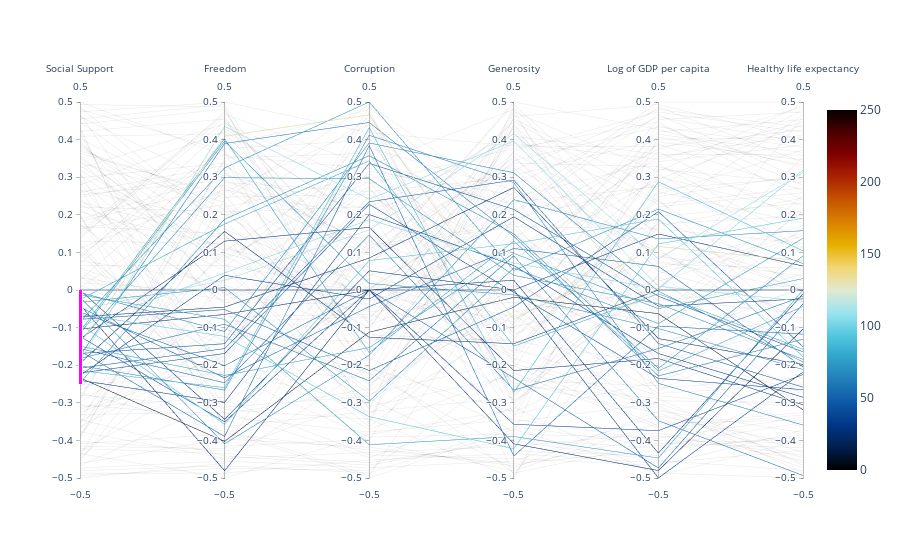

The notebook cell saved with this chart:
### Code cell
fig = go.Figure(data=
    go.Parcoords(
        line = dict(color = df_select.index,
                   colorscale = 'icefire',
                   showscale = True,
                   cmin = 0,
                   cmax = 250),
        dimensions = list([
            dict(range = [-0.5,0.5],
                 constraintrange = [-0.25,0],
                 label = 'Social Support', values = df_select['Social support']),
            dict(range = [-0.5,0.5],
                 label = 'Freedom', values = df_select['Freedom']),
            dict(range = [-0.5,0.5],
                 label = 'Corruption', values = df_select['Corruption']),
            dict(range = [-0.5,0.5],
                 visible = True,
                 label = 'Generosity', values = df_select['Generosity']),
            dict(range = [-0.5,0.5],
                 label = 'Log of GDP\nper capita', values = df_select['Log of GDP\nper capita']),
            dict(range = [-0.5,0.5],
                 label = 'Healthy life\nexpectancy', values = df_select['Healthy life\nexpectancy'])])
    )
)
fig.show()

### Figure 1 — Plotly figure (JSON) as saved in the notebook; plotly's stock layout.template omitted (floating-point values rounded to 4 significant figures; data arrays with more than 128 entries replaced by an {"elided": "..."} marker saying what was removed)
{"data": [{"dimensions": [{"constraintrange": [-0.25, 0], "label": "Social Support", "range": [-0.5, 0.5], "values": {"elided": "156 float values"}}, {"label": "Freedom", "range": [-0.5, 0.5], "values": {"elided": "156 float values"}}, {"label": "Corruption", "range": [-0.5, 0.5], "values": {"elided": "156 float values"}}, {"label": "Generosity", "range": [-0.5, 0.5], "values": {"elided": "156 float values"}, "visible": true}, {"label": "Log of GDP\nper capita", "range": [-0.5, 0.5], "values": {"elided": "156 float values"}}, {"label": "Healthy life\nexpectancy", "range": [-0.5, 0.5], "values": {"elided": "156 float values"}}], "line": {"cmax": 250, "cmin": 0, "color": {"elided": "156 int values"}, "colorscale": [[0, "#000000"], [0.0625, "#001f4d"], [0.125, "#003786"], [0.1875, "#0e58a8"], [0.25, "#217eb8"], [0.3125, "#30a4ca"], [0.375, "#54c8df"], [0.4375, "#9be4ef"], [0.5, "#e1e9d1"], [0.5625, "#f3d573"], [0.625, "#e7b000"], [0.6875, "#da8200"], [0.75, "#c65400"], [0.8125, "#ac2301"], [0.875, "#820000"], [0.9375, "#4c0000"], [1, "#040100"]], "showscale": true}, "type": "parcoords"}], "layout": {}}
